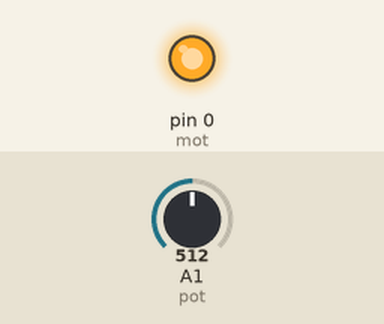
The sketch below on a simulated Arduino Uno, built with avr-gcc and run on an emulated ATmega328P. On the bench: output pins drawn as LEDs (lit = HIGH). The inputs (shaded band) are chosen by the test bench; at power-on: A1 (pot) = 512.

Above: at 1.2 s.
1.3 s: A1 (pot) set to 502
At 1.6 s:
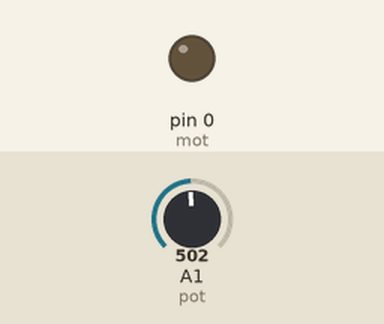
2.8 s: A1 (pot) set to 716
At 3.9 s:
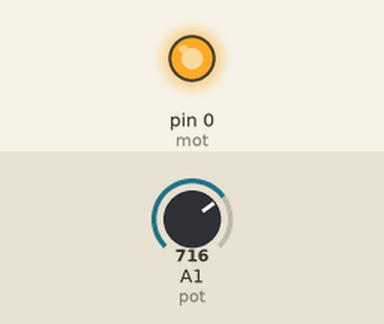
4.3 s: A1 (pot) set to 511
At 5.0 s:
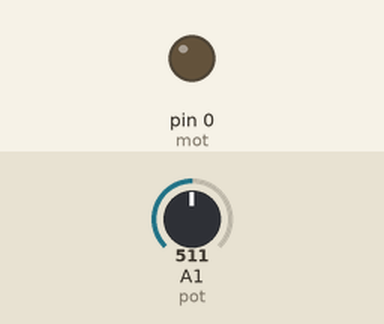
Timing chart, 0 to 7.3 s (numbered marks = the images above; inputs shaded):
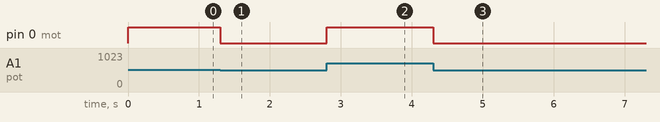

The sketch:

RockerCode.ino
```cpp
int mot = 0;
int pot = A1;


void setup() {
  pinMode(mot, OUTPUT);
  pinMode(pot, INPUT);
}


void loop() {
  analogWrite(mot, analogRead(pot)/4);
}
```

Measured:
- the behaviour switches between 512 and 511 on A1 (pot) (found by bisection; images 0 and 1)
- after the input at 1.3 s, pin 0 (mot): HIGH → LOW at once
- after the input at 2.8 s, pin 0 (mot): LOW → HIGH at once
- after the input at 4.3 s, pin 0 (mot): HIGH → LOW at once
